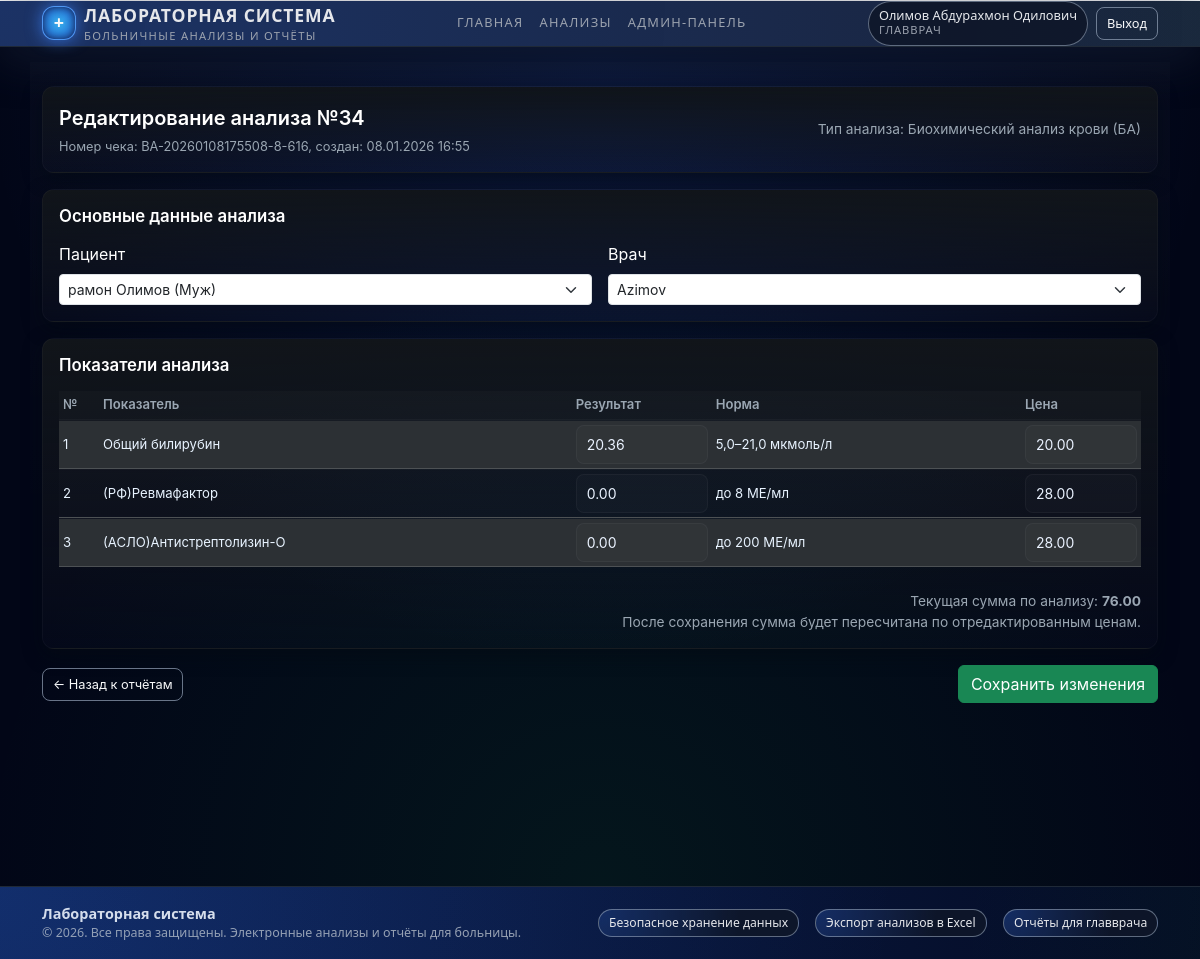
/index.php?page=admin_analysis_edit&id=34 (signed in), run on the app's committed database.
### tables this page shows
CREATE TABLE `patient_analyses` (
  `id` int(11) NOT NULL,
  `patient_id` int(11) DEFAULT NULL,
  `doctor_id` int(11) NOT NULL,
  `analysis_type_id` int(11) NOT NULL,
  `check_number` varchar(50) NOT NULL,
  `total_price` decimal(10,2) NOT NULL,
  `created_at` timestamp NOT NULL DEFAULT current_timestamp()
);

CREATE TABLE `patients` (
  `id` int(11) NOT NULL,
  `first_name` varchar(100) NOT NULL,
  `last_name` varchar(100) NOT NULL,
  `sex` enum('M','F') NOT NULL,
  `phones` varchar(100) DEFAULT NULL,
  `birth_date` date DEFAULT NULL,
  `age` int(11) DEFAULT NULL,
  `card_number` varchar(50) DEFAULT NULL,
  `created_at` datetime NOT NULL DEFAULT current_timestamp()
);

CREATE TABLE `users` (
  `id` int(11) NOT NULL,
  `login` varchar(50) NOT NULL,
  `password_hash` varchar(255) NOT NULL,
  `full_name` varchar(150) NOT NULL,
  `role` enum('doctor','admin','accept') NOT NULL DEFAULT 'doctor',
  `created_at` datetime NOT NULL DEFAULT current_timestamp()
);

CREATE TABLE `patient_analysis_items` (
  `id` int(11) NOT NULL,
  `patient_analysis_id` int(11) NOT NULL,
  `indicator_id` int(11) NOT NULL,
  `result_value` decimal(10,2) NOT NULL,
  `price` decimal(10,2) NOT NULL
);

CREATE TABLE `analysis_indicators` (
  `id` int(11) NOT NULL,
  `analysis_type_id` int(11) NOT NULL,
  `name` varchar(255) NOT NULL,
  `norm_text` varchar(255) NOT NULL,
  `default_price` decimal(10,2) NOT NULL DEFAULT 0.00
);

### pages/admin/admin_analysis_edit.php (the view, shortened to what this page needs)
<?php
require_once __DIR__ . '/../../includes/functions.php';
$analysisId = isset($_GET['id']) ? (int)$_GET['id'] : 0;
$stmtPat = $pdo->query("SELECT id, first_name, last_name, sex FROM patients ORDER BY last_name, first_name");
$allPatients = $stmtPat->fetchAll();
$stmtDoc = $pdo->query("SELECT id, full_name FROM users ORDER BY full_name");
$allDoctors = $stmtDoc->fetchAll();
function admin_loadAnalysisHeader(PDO $pdo, int $analysisId)
{
    $sqlHeader = "
        SELECT
            pa.*,
            p.first_name   AS patient_first_name,
            p.last_name    AS patient_last_name,
            p.sex          AS patient_sex,
            u.full_name    AS doctor_name,
            t.name         AS analysis_type_name,
            t.code         AS analysis_type_code
        FROM patient_analyses pa
        LEFT JOIN patients p   ON pa.patient_id = p.id
        LEFT JOIN users u      ON pa.doctor_id = u.id
        LEFT JOIN analysis_types t ON pa.analysis_type_id = t.id
        WHERE pa.id = :id
        LIMIT 1
    ";
    $stmt = $pdo->prepare($sqlHeader);
    $stmt->execute([':id' => $analysisId]);
    return $stmt->fetch();
}
function admin_loadAnalysisItems(PDO $pdo, int $analysisId)
{
    $sqlItems = "
        SELECT
            i.id,
            i.indicator_id,
            i.result_value,
            i.price AS item_price,
            ai.name      AS indicator_name,
            ai.norm_text AS norm_text
        FROM patient_analysis_items i
        JOIN analysis_indicators ai
            ON i.indicator_id = ai.id
        WHERE i.patient_analysis_id = :id
        ORDER BY ai.id
    ";
    $stmt = $pdo->prepare($sqlItems);
    $stmt->execute([':id' => $analysisId]);
    return $stmt->fetchAll();
}
$header = admin_loadAnalysisHeader($pdo, $analysisId);
$items = admin_loadAnalysisItems($pdo, $analysisId);
$analysisTypeName = $header['analysis_type_name'] ?? 'Анализ';
$analysisTypeCode = $header['analysis_type_code'] ?? '';
$createdAt        = $header['created_at'] ?? null;
$createdAtFormatted = $createdAt ? date('d.m.Y H:i', strtotime($createdAt)) : '';
$checkNumber      = $header['check_number'] ?? '';
$totalPrice       = (float)$header['total_price'];
require_once __DIR__ . '/../../includes/header.php';
?>
<link rel="stylesheet" href="/lab-system/public/css/ba.css">
<div class="container py-4 ba-page">
    <div class="panel p-3 mb-3">
        <div class="d-flex flex-column flex-md-row justify-content-between align-items-md-center gap-2">
            <div>
                <div class="ba-header-title">
                    Редактирование анализа №<?php echo (int)$analysisId; ?>
                </div>
                <div class="ba-header-meta">
                    Номер чека: <?php echo htmlspecialchars($checkNumber); ?>,
                    создан: <?php echo htmlspecialchars($createdAtFormatted); ?>
                </div>
            </div>
            <div class="text-md-end small text-muted-soft">
                Тип анализа:
                <?php
                    if ($analysisTypeCode === 'BA') {
                        echo 'Биохимический анализ крови (БА)';
                    } elseif ($analysisTypeCode === 'TUH') {
                        echo 'Общий анализ крови (ТУХ)';
                        $totalPrice = 20.0;
                    } elseif ($analysisTypeCode === 'TUP') {
                        echo 'Общий анализ мочи (ТУП)';
                        $totalPrice = 20.0;
                    } else {
                        echo htmlspecialchars($analysisTypeName);
                    }
                ?>
            </div>
        </div>
    </div>
    <form method="post" action="/lab-system/index.php?page=admin_analysis_edit&id=<?php echo (int)$analysisId; ?>">
        <div class="panel p-3 mb-3">
            <h2 class="ba-section-title mb-3">Основные данные анализа</h2>
            <div class="row g-3">
                <div class="col-12 col-md-6">
                    <label class="form-label">Пациент</label>
                    <select name="patient_id" class="form-select form-select-sm">
                        <?php foreach ($allPatients as $p): ?>
                            <?php
                                $pid = (int)$p['id'];
                                $sex = $p['sex'] ?? '';
                                $sexLabel = ($sex === 'M') ? 'Муж' : (($sex === 'F') ? 'Жен' : '');
                                $label = trim($p['last_name'] . ' ' . $p['first_name']);
                                if ($sexLabel) {
                                    $label .= ' (' . $sexLabel . ')';
                                }
                            ?>
                            <option value="<?php echo $pid; ?>"
                                <?php echo ($header['patient_id'] == $pid) ? 'selected' : ''; ?>>
                                <?php echo htmlspecialchars($label); ?>
                            </option>
                        <?php endforeach; ?>
                    </select>
                </div>
                <div class="col-12 col-md-6">
                    <label class="form-label">Врач</label>
                    <select name="doctor_id" class="form-select form-select-sm" required>
                        <?php foreach ($allDoctors as $d): ?>
                            <?php $did = (int)$d['id']; ?>
                            <option value="<?php echo $did; ?>"
                                <?php echo ($header['doctor_id'] == $did) ? 'selected' : ''; ?>>
                                <?php echo htmlspecialchars($d['full_name']); ?>
                            </option>
                        <?php endforeach; ?>
                    </select>
                </div>
            </div>
        </div>
        <div class="panel p-3 mb-3">
            <h2 class="ba-section-title mb-3">Показатели анализа</h2>
            <div class="table-responsive mb-2">
                <table class="table table-sm table-dark table-striped align-middle ba-result-table">
                    <thead>
                        <tr>
                            <th style="width: 40px;">№</th>
                            <th>Показатель</th>
                            <th style="width: 140px;">Результат</th>
                            <th>Норма</th>
                            <th style="width: 120px;">Цена</th>
                        </tr>
                    </thead>
                    <tbody>
                        <?php if ($items): ?>
                            <?php $i = 1; ?>
                            <?php foreach ($items as $idx => $row): ?>
                                <tr>
                                    <td><?php echo $i++; ?></td>
                                    <td>
                                        <?php echo htmlspecialchars($row['indicator_name']); ?>
                                    </td>
                                    <td>
                                        <input
                                            type="text"
                                            name="results[]"
                                            value="<?php echo htmlspecialchars(number_format((float)$row['result_value'], 2, '.', ' ')); ?>"
                                            class="form-control form-control-sm"
                                        >
                                    </td>
                                    <td><?php echo htmlspecialchars($row['norm_text']); ?></td>
                                    <td>
                                        <input
                                            type="text"
                                            name="prices[]"
                                            value="<?php echo htmlspecialchars(number_format((float)$row['item_price'], 2, '.', ' ')); ?>"
                                            class="form-control form-control-sm"
                                        >
                                    </td>
                                </tr>
                            <?php endforeach; ?>
                        <?php endif; ?>
                    </tbody>
                </table>
            </div>
            <div class="text-end text-muted-soft small">
                Текущая сумма по анализу:
                <strong><?php echo number_format($totalPrice, 2, '.', ' '); ?></strong><br>
                После сохранения сумма будет пересчитана по отредактированным ценам.
            </div>
        </div>
        <div class="d-flex justify-content-between align-items-center mb-4">
            <a href="/lab-system/index.php?page=admin_dashboard" class="btn btn-outline-light btn-sm">
                ← Назад к отчётам
            </a>
            <button type="submit" class="btn btn-success">
                Сохранить изменения
            </button>
        </div>
    </form>
</div>
<?php
require_once __DIR__ . '/../../includes/footer.php';

### public/css/base.css (style rules this page uses)
.btn-outline-light { border-radius: 999px; border-color: rgba(148, 163, 184, 0.7); padding: 4px 14px; font-size: 0.8rem; transition: background 220ms ease, border-color 220ms ease, box-shadow 220ms ease, transform 200ms ease; }
html, body { height: 100%; }
.panel { background: radial-gradient(circle at top left, rgba(37, 99, 235, 0.12), transparent 65%), #0b1120; border-radius: 18px; border: 1px solid rgba(31, 41, 55, 0.8); box-shadow: 0 18px 45px rgba(15, 23, 42, 0.9); color: white; animation: panelFadeIn 0.35s ease-out; }
.text-muted-soft { color: #9ca3af; }

### public/css/ba.css (style rules this page uses)
.ba-page { padding-bottom: 32px; }
.ba-header-title { font-weight: 600; font-size: 1rem; color: #e5e7eb; }
.ba-header-meta { font-size: 0.8rem; color: #9ca3af; }
.ba-section-title { font-size: 0.95rem; font-weight: 600; color: #e5e7eb; }
.ba-result-table { font-size: 0.82rem; }
.ba-result-table th, .ba-result-table td { vertical-align: middle; }
:root { --bg:#0f1720; --panel:#11151a; --muted:#9aa6b2; --accent1:#6dd3ff; --accent2:#7be58a; --glass: rgba(255,255,255,0.03); --glass-2: rgba(255,255,255,0.04); --radius:12px; --tile-shadow: 0 6px 18px rgba(3,10,18,0.6); --trans: 220ms cubic-bezier(.2,.9,.3,1); }
.ba-page { background: linear-gradient(180deg, rgba(255,255,255,0.02), transparent 60%); color: #e6eef6; min-height: 100vh; font-family: Inter, "Segoe UI", Roboto, "Helvetica Neue", Arial, sans-serif; padding-bottom: 80px; }
.panel { background: linear-gradient(180deg, var(--panel), rgba(255,255,255,0.01)); border-radius: var(--radius); padding: 18px; box-shadow: var(--tile-shadow); border: 1px solid rgba(255,255,255,0.03); }
.ba-header-title { font-size: 1.25rem; font-weight: 600; color: #fff; }
.ba-header-meta { color: var(--muted); margin-top: 4px; }
.ba-section-title { font-weight: 600; color: #fff; font-size: 1.05rem; }
.form-control-sm { background: rgba(255,255,255,0.02); border: 1px solid rgba(255,255,255,0.04); color: #eaf2ff; padding:8px 10px; border-radius:8px; transition: box-shadow var(--trans), border-color var(--trans); }
.table-dark.ba-result-table { background: transparent; border-collapse: separate; border-spacing: 0; }
.table-dark.ba-result-table th { background: rgba(255,255,255,0.02); color: var(--muted); font-weight:600; border-bottom: 1px solid rgba(255,255,255,0.03); }
.table-dark.ba-result-table td { background: rgba(255,255,255,0.01); color: #e8f3ff; border-top: 1px solid rgba(255,255,255,0.02); }
.btn-sm { border-radius: 8px; padding: 6px 10px; font-size: 0.8rem; transition: transform var(--trans), box-shadow var(--trans); }
.text-muted-soft { color: var(--muted); }
.small { font-size:0.86rem; }

### data on the page
patient_analyses: check_number "BA-20260108175508-8-616", created_at "08.01.2026 16:55", patient_id "рамон Олимов (Муж)", doctor_id "Azimov", total_price "76.00"
patient_analysis_items: analysis_indicators.name "Общий билирубин", result_value "20.36", analysis_indicators.norm_text "5,0–21,0 мкмоль/л", price "20.00"
patient_analysis_items: analysis_indicators.name "(РФ)Ревмафактор", result_value "0.00", analysis_indicators.norm_text "до 8 МЕ/мл", price "28.00"
patient_analysis_items: analysis_indicators.name "(АСЛО)Антистрептолизин-О", result_value "0.00", analysis_indicators.norm_text "до 200 МЕ/мл", price "28.00"

### other printed values
current_user_name() "Олимов Абдурахмон Одилович"
$analysisId "34"
